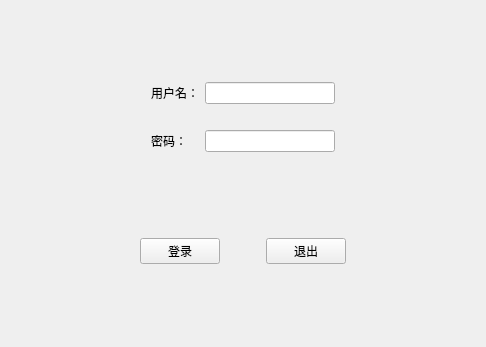
<?xml version="1.0" encoding="UTF-8"?>
<ui version="4.0">
 <class>MerchantLoginWindow</class>
 <widget class="QWidget" name="MerchantLoginWindow">
  <property name="geometry">
   <rect>
    <x>0</x>
    <y>0</y>
    <width>486</width>
    <height>347</height>
   </rect>
  </property>
  <property name="windowTitle">
   <string>Form</string>
  </property>
  <layout class="QVBoxLayout" name="verticalLayout">
   <item>
    <widget class="QWidget" name="widget" native="true">
     <property name="sizePolicy">
      <sizepolicy hsizetype="Preferred" vsizetype="Fixed">
       <horstretch>0</horstretch>
       <verstretch>0</verstretch>
      </sizepolicy>
     </property>
     <layout class="QGridLayout" name="gridLayout">
      <item row="1" column="2">
       <spacer name="verticalSpacer">
        <property name="orientation">
         <enum>Qt::Vertical</enum>
        </property>
        <property name="sizeHint" stdset="0">
         <size>
          <width>20</width>
          <height>20</height>
         </size>
        </property>
       </spacer>
      </item>
      <item row="2" column="1">
       <widget class="QLabel" name="label_2">
        <property name="text">
         <string>密码：</string>
        </property>
       </widget>
      </item>
      <item row="0" column="0">
       <spacer name="horizontalSpacer">
        <property name="orientation">
         <enum>Qt::Horizontal</enum>
        </property>
        <property name="sizeHint" stdset="0">
         <size>
          <width>40</width>
          <height>20</height>
         </size>
        </property>
       </spacer>
      </item>
      <item row="2" column="2">
       <widget class="QLineEdit" name="passwordLineEdit">
        <property name="echoMode">
         <enum>QLineEdit::Password</enum>
        </property>
       </widget>
      </item>
      <item row="0" column="2">
       <widget class="QLineEdit" name="usernameLineEdit"/>
      </item>
      <item row="0" column="1">
       <widget class="QLabel" name="label">
        <property name="text">
         <string>用户名：</string>
        </property>
       </widget>
      </item>
      <item row="0" column="3">
       <spacer name="horizontalSpacer_2">
        <property name="orientation">
         <enum>Qt::Horizontal</enum>
        </property>
        <property name="sizeHint" stdset="0">
         <size>
          <width>40</width>
          <height>20</height>
         </size>
        </property>
       </spacer>
      </item>
     </layout>
    </widget>
   </item>
   <item>
    <widget class="QWidget" name="widget_2" native="true">
     <property name="sizePolicy">
      <sizepolicy hsizetype="Preferred" vsizetype="Fixed">
       <horstretch>0</horstretch>
       <verstretch>0</verstretch>
      </sizepolicy>
     </property>
     <layout class="QHBoxLayout" name="horizontalLayout">
      <item>
       <spacer name="horizontalSpacer_3">
        <property name="orientation">
         <enum>Qt::Horizontal</enum>
        </property>
        <property name="sizeHint" stdset="0">
         <size>
          <width>40</width>
          <height>20</height>
         </size>
        </property>
       </spacer>
      </item>
      <item>
       <widget class="QPushButton" name="loginButton">
        <property name="text">
         <string>登录</string>
        </property>
       </widget>
      </item>
      <item>
       <spacer name="horizontalSpacer_5">
        <property name="orientation">
         <enum>Qt::Horizontal</enum>
        </property>
        <property name="sizeType">
         <enum>QSizePolicy::Fixed</enum>
        </property>
        <property name="sizeHint" stdset="0">
         <size>
          <width>40</width>
          <height>20</height>
         </size>
        </property>
       </spacer>
      </item>
      <item>
       <widget class="QPushButton" name="exitButton">
        <property name="text">
         <string>退出</string>
        </property>
       </widget>
      </item>
      <item>
       <spacer name="horizontalSpacer_4">
        <property name="orientation">
         <enum>Qt::Horizontal</enum>
        </property>
        <property name="sizeHint" stdset="0">
         <size>
          <width>40</width>
          <height>20</height>
         </size>
        </property>
       </spacer>
      </item>
     </layout>
    </widget>
   </item>
  </layout>
 </widget>
 <resources/>
 <connections/>
</ui>
